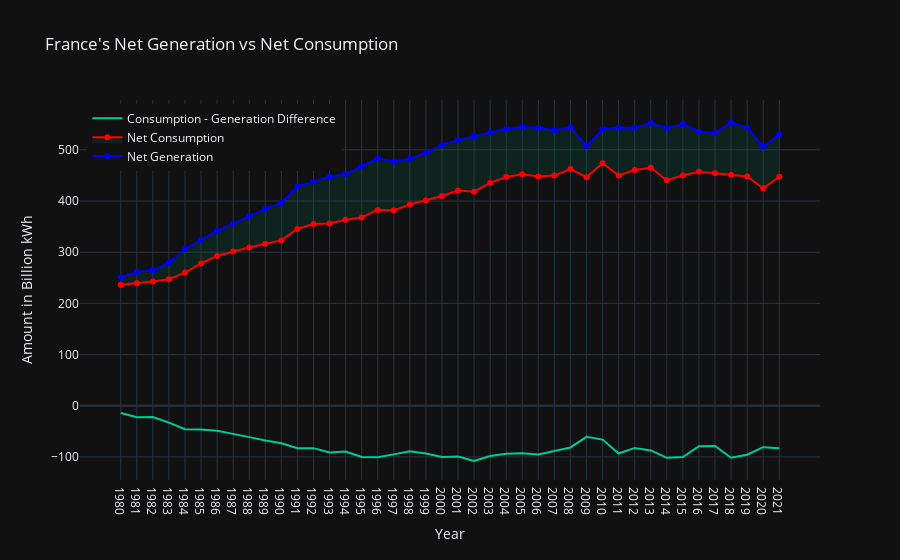

Here is the notebook cell this chart was saved with:
### Code cell
import plotly.graph_objects as go

def get_comsumption_vs_generation_prototype(country: str):
    timeline = new_df[new_df["Country"] == country].copy()
    
    fig = go.Figure()
    
    # Calculate the difference between generation and consumption
    difference = timeline["net consumption"] - timeline["net generation"]
    timeline["difference"] = difference
    
    # Add lines for generation and consumption
    fig.add_trace(go.Scatter(x=timeline["Year"], y=timeline["net generation"],
                             mode='lines+markers', name='Net Generation',
                             hoverinfo='x+y', line=dict(color='blue'),
                             hovertemplate='%{y}'))
    
    fig.add_trace(go.Scatter(x=timeline["Year"], y=timeline["net consumption"],
                             mode='lines+markers', fill='tonexty', fillcolor='rgba(0,100,80,0.2)', name='Net Consumption',
                             hoverinfo='x+y', line=dict(color='red'),
                             hovertemplate='%{y}'))
    
    # Add area for the difference
    fig.add_trace(go.Scatter(x=timeline["Year"], y=difference,
                              mode='lines', name='Consumption - Generation Difference',
                              hoverinfo='x+y', hovertemplate='%{y}'))
    
    fig.update_layout(title=f"{country}'s Net Generation vs Net Consumption",
                      xaxis_title='Year',
                      yaxis_title='Amount in Billion kWh',
                      legend=dict(yanchor="top", y=0.99, xanchor="left", x=0.01),
                      xaxis=dict(tickmode='linear', tick0=1980, dtick=1),
                      hovermode='x unified')
    
    return fig

get_comsumption_vs_generation_prototype("France")

### Figure 1 — Plotly figure (JSON) as saved in the notebook; plotly's stock layout.template omitted (floating-point values rounded to 4 significant figures)
{"data": [{"hoverinfo": "x+y", "hovertemplate": "%{y}", "line": {"color": "blue"}, "mode": "lines+markers", "name": "Net Generation", "type": "scatter", "x": ["1980", "1981", "1982", "1983", "1984", "1985", "1986", "1987", "1988", "1989", "1990", "1991", "1992", "1993", "1994", "1995", "1996", "1997", "1998", "1999", "2000", "2001", "2002", "2003", "2004", "2005", "2006", "2007", "2008", "2009", "2010", "2011", "2012", "2013", "2014", "2015", "2016", "2017", "2018", "2019", "2020", "2021"], "y": [250.5, 261.9, 264.5, 280.0, 306.1, 324.3, 341.5, 355.9, 370.6, 384.5, 396.2, 428.5, 438.0, 447.4, 452.9, 467.8, 483.4, 476.8, 482.4, 494.5, 509.6, 519.5, 526.1, 533.6, 540.6, 544.7, 543.0, 538.1, 544.0, 507.4, 539.9, 543.2, 543.1, 552.4, 542.4, 550.2, 536.0, 533.0, 552.9, 543.8, 506.0, 530.4]}, {"fill": "tonexty", "fillcolor": "rgba(0,100,80,0.2)", "hoverinfo": "x+y", "hovertemplate": "%{y}", "line": {"color": "red"}, "mode": "lines+markers", "name": "Net Consumption", "type": "scatter", "x": ["1980", "1981", "1982", "1983", "1984", "1985", "1986", "1987", "1988", "1989", "1990", "1991", "1992", "1993", "1994", "1995", "1996", "1997", "1998", "1999", "2000", "2001", "2002", "2003", "2004", "2005", "2006", "2007", "2008", "2009", "2010", "2011", "2012", "2013", "2014", "2015", "2016", "2017", "2018", "2019", "2020", "2021"], "y": [236.4, 239.3, 242.6, 247.1, 260.2, 277.9, 292.7, 301.4, 309.4, 316.5, 323.0, 345.4, 355.2, 356.1, 363.6, 367.8, 382.6, 381.7, 393.4, 401.2, 409.7, 420.5, 418.2, 435.4, 447.0, 452.1, 447.8, 449.7, 462.5, 446.6, 473.8, 449.9, 460.7, 465.2, 440.7, 450.0, 457.0, 454.2, 451.3, 448.0, 425.1, 447.4]}, {"hoverinfo": "x+y", "hovertemplate": "%{y}", "mode": "lines", "name": "Consumption - Generation Difference", "type": "scatter", "x": ["1980", "1981", "1982", "1983", "1984", "1985", "1986", "1987", "1988", "1989", "1990", "1991", "1992", "1993", "1994", "1995", "1996", "1997", "1998", "1999", "2000", "2001", "2002", "2003", "2004", "2005", "2006", "2007", "2008", "2009", "2010", "2011", "2012", "2013", "2014", "2015", "2016", "2017", "2018", "2019", "2020", "2021"], "y": [-14.06, -22.56, -21.87, -32.9, -45.94, -46.33, -48.84, -54.44, -61.26, -67.94, -73.14, -83.13, -82.81, -91.29, -89.39, -99.99, -100.8, -95.02, -89.04, -93.3, -99.89, -99.0, -107.9, -98.16, -93.64, -92.56, -95.15, -88.43, -81.47, -60.81, -66.13, -93.34, -82.38, -87.25, -101.7, -100.2, -78.98, -78.73, -101.6, -95.76, -80.93, -82.97]}], "layout": {"hovermode": "x unified", "legend": {"x": 0.01, "xanchor": "left", "y": 0.99, "yanchor": "top"}, "title": {"text": "France's Net Generation vs Net Consumption"}, "xaxis": {"dtick": 1, "tick0": 1980, "tickmode": "linear", "title": {"text": "Year"}}, "yaxis": {"title": {"text": "Amount in Billion kWh"}}}}
